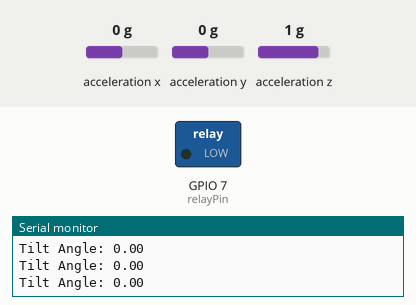
A sketch run on a simulated ESP32-S3. On the bench: switched loads named in the sketch (green lamp = pin HIGH), the last lines printed to the serial monitor. The inputs (shaded band) are chosen by the test bench; at power-on: acceleration x 0 g, acceleration y 0 g, acceleration z 1 g.

Above: at 1.2 s.
1.3 s: acceleration x set to -0.4 g
2.8 s: acceleration x set to -0.7 g
At 4.0 s:
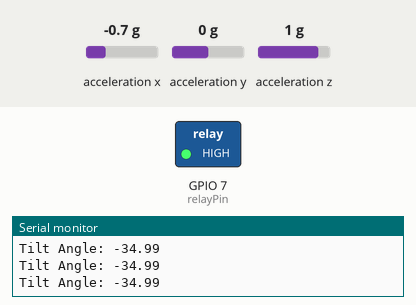
4.3 s: acceleration x set to 0 g
At 5.5 s:
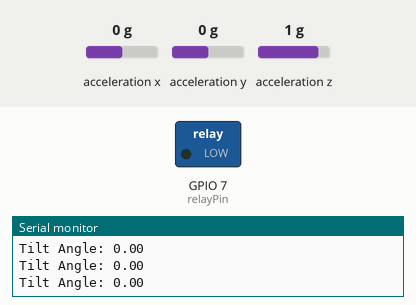
5.8 s: acceleration x set to -1.4 g
At 7.0 s:
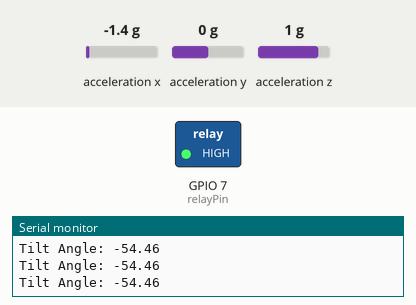
Timing chart, 0 to 8.3 s (numbered marks = the images above; inputs shaded):
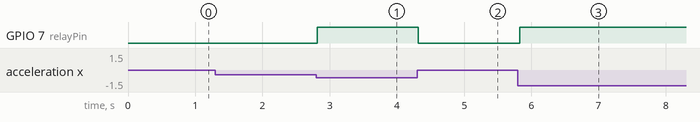

The sketch:

Relay-Gyro.ino
```cpp
#include <WiFiClient.h>
#include <WiFiServer.h>
#include <WiFiUdp.h>

#include <Wire.h>
#include <MPU6050.h>

MPU6050 gyro;
const int relayPin = 7; // Relay control pin
const float tiltThreshold = 30.0; // Tilt angle threshold in degrees

void setup() {
  Serial.begin(9600);
  Wire.begin();
  gyro.initialize();

  pinMode(relayPin, OUTPUT); // Set relay pin as output
  digitalWrite(relayPin, LOW); // Ensure relay is OFF initially

  if (!gyro.testConnection()) {
    Serial.println("MPU6050 connection failed!");
    while (1);
  }
  Serial.println("MPU6050 connected successfully!");
}

void loop() {
  // Read angles from gyro
  float accelX = gyro.getAccelerationX();
  float accelY = gyro.getAccelerationY();
  float accelZ = gyro.getAccelerationZ();

  // Calculate tilt angle (basic example using X and Z)
  float angle = atan2(accelX, accelZ) * 180.0 / PI;

  Serial.print("Tilt Angle: ");
  Serial.println(angle);

  // Control relay based on tilt angle
  if (abs(angle) > tiltThreshold) {
    digitalWrite(relayPin, HIGH); // Turn relay ON
  } else {
    digitalWrite(relayPin, LOW); // Turn relay OFF
  }

  delay(100); // Small delay for stability
}
```

Measured:
- the behaviour switches between -0.5 and -0.6 g on acceleration x (found by bisection; images 0 and 1)
- after the input at 2.8 s, GPIO 7 (relayPin): LOW → HIGH at once
- after the input at 4.3 s, GPIO 7 (relayPin): HIGH → LOW at once
- after the input at 5.8 s, GPIO 7 (relayPin): LOW → HIGH at once
